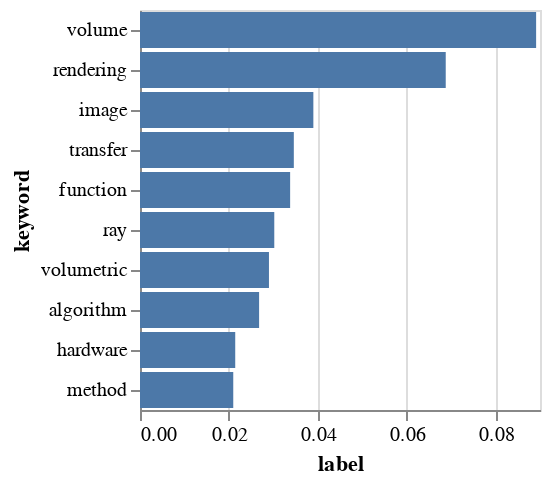

Notebook code cell kept with this figure:
### Code cell
alt.Chart(keyword_df[keyword_df['label']==2]).mark_bar().encode(
    x=alt.X('tfidf:Q',  scale=alt.Scale(domain=[0, 0.1]), title='label'),
    y=alt.Y('keyword:N', sort='-x')
).properties(
    width = 200
)

### Figure 1 — Vega-Lite specification as saved in the notebook (floating-point values rounded to 4 significant figures)
{"config": {"view": {"continuousWidth": 400, "continuousHeight": 300}}, "data": {"name": "data-ab780070a3f339cdc025b9b3aba9616a"}, "mark": "bar", "encoding": {"x": {"type": "quantitative", "field": "tfidf", "title": "label"}, "y": {"type": "nominal", "field": "keyword", "sort": "-x"}}, "width": 200, "$schema": "https://vega.github.io/schema/vega-lite/v4.8.1.json", "datasets": {"data-ab780070a3f339cdc025b9b3aba9616a": [{"label": 2, "keyword": "volume", "tfidf": 0.08913}, {"label": 2, "keyword": "rendering", "tfidf": 0.06879}, {"label": 2, "keyword": "image", "tfidf": 0.039}, {"label": 2, "keyword": "transfer", "tfidf": 0.03461}, {"label": 2, "keyword": "function", "tfidf": 0.03378}, {"label": 2, "keyword": "ray", "tfidf": 0.03021}, {"label": 2, "keyword": "volumetric", "tfidf": 0.02902}, {"label": 2, "keyword": "algorithm", "tfidf": 0.0268}, {"label": 2, "keyword": "hardware", "tfidf": 0.02143}, {"label": 2, "keyword": "method", "tfidf": 0.02098}]}}
